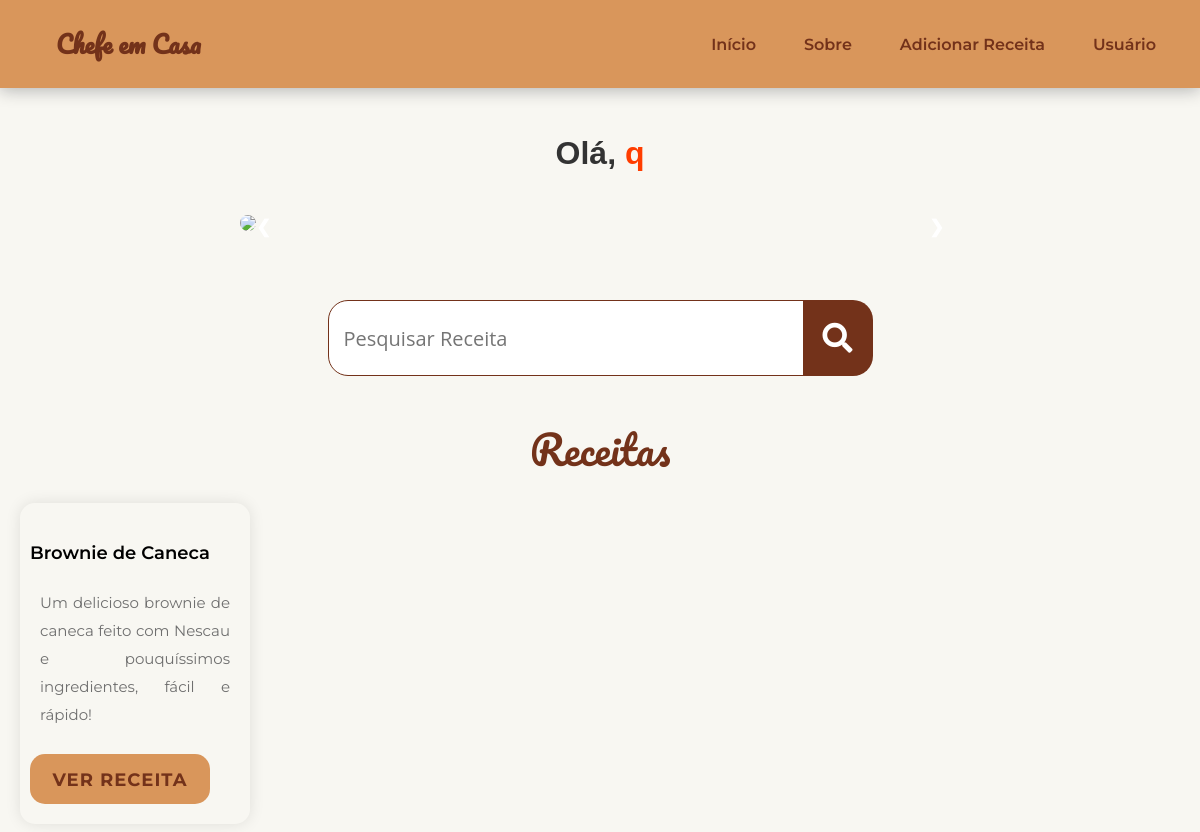
/TCC/indexLogado.php (signed in), run on the app's committed database.
### tables this page shows
CREATE TABLE `products` (
  `id` int(255) NOT NULL,
  `user_id` int(11) DEFAULT NULL,
  `name` varchar(255) NOT NULL,
  `ingredientes` text NOT NULL,
  `preparo` text NOT NULL,
  `obs` text NOT NULL,
  `image` varchar(255) NOT NULL
);

### TCC/indexLogado.php (the view, shortened to what this page needs)
<?php
    @include 'configproduto.php';
    $logado = $_SESSION['usuario'];
    $query = "SELECT id FROM usuarios WHERE usuario = '$logado'";
    $result = mysqli_query($conn, $query);
    if ($result && mysqli_num_rows($result) > 0) {
        $row = mysqli_fetch_assoc($result);
        $user_id = $row['id'];
    } else {
        header('Location: login/login.php');
        exit();
    }
?>
<!DOCTYPE html>
<html lang="pt-br">
<head>
   <link href="https://cdn.jsdelivr.net/npm/remixicon@3.2.0/fonts/remixicon.css" rel="stylesheet">
   <link rel="stylesheet" href="https://cdnjs.cloudflare.com/ajax/libs/font-awesome/5.15.4/css/all.min.css">
   <link rel="stylesheet" href="index.css">
</head>
<body>
   <header class="header">
      <nav class="nav container">
         <div class="nav__data">
            <a href="index.php" class="nav__logo">
                <span class="icon-text">Chefe em Casa</span>
            </a>
         </div>
         <div class="nav__menu" id="nav-menu">
            <ul class="nav__list">
               <li><a href="sistema.php?id=<?php echo $user_id; ?>" class="nav__link">Início</a></li>
               <li><a href="sobre/sobre-logado.php" class="nav__link">Sobre</a></li>
               <li><a href="adicionar-receita/admin_page.php?id=<?php echo $user_id; ?>" class="nav__link">Adicionar Receita</a></li>
               <li class="dropdown__item">
                  <div class="nav__link">Usuário <i class="ri-arrow-down-s-line dropdown__arrow"></i></div>
               </li>
            </ul>
         </div>
      </nav>
   </header>
   <br>
   <br>
   <br>
   <br>
   <br>
   <div class="bem_vindo">
    <?php
    $nome_usuario = htmlspecialchars($logado);
    echo "<h1>Olá, <span>$nome_usuario</span></h1>";
    ?>
</div>
   <div class="slideshow-container">
      <div class="mySlides fade">
          <img src="carrosel/1.png" style="width: 100%;">
      </div>
      <a class="prev" onclick="plusSlides(-1)">&#10094;</a>
      <a class="next" onclick="plusSlides(1)">&#10095;</a>
  </div>
  <br>
  <div class="search-container">
   <input type="search" placeholder="Pesquisar Receita" id="pesquisar">
   <button onclick="searchData()" class="search-button"><i class="fas fa-search"></i></button>
 </div>
  <br>
  <br>
  <div class="receita-div">
   <span class="receita-text">Receitas</span>
  </div>
  <br>
  <div class="receitas">
  <?php
  if(!empty($_GET['search']))
  {
    $data = $_GET['search'];
    $select_products = mysqli_query($conn, "SELECT * FROM `products` WHERE `name` LIKE '%$data%'");
    if(mysqli_num_rows($select_products) > 0){
        while($fetch_product = mysqli_fetch_assoc($select_products)){
  ?>
        <div class="food-items">
            <div class="imagem-receita">
                <img src="uploaded_img/<?php echo $fetch_product['image']; ?>" alt=""></img>
            </div>
                <div class="details">
                    <div class="details-sub">
                        <h5><?php echo $fetch_product['name']; ?></h5>
                    </div>
                    <div class="obs"><?php $obs = $fetch_product['obs']; echo (strlen($obs) > 255) ? substr($obs, 0, 255) . '...' : $obs; ?></div>
                    <input type="hidden" name="product_name" value="<?php echo $fetch_product['name']; ?>">
                    <input type="hidden" name="product_obs" value="<?php echo $fetch_product['obs']; ?>">
                    <input type="hidden" name="product_image" value="<?php echo $fetch_product['image']; ?>">
                    <a href="receita/receitalogado.php?id=<?php echo $fetch_product['id']; ?>" class="btn">Ver Receita</a>
                </div>
        </div>
  <?php
        };
    };
  }
  else
  {
    $select_products = mysqli_query($conn, "SELECT * FROM `products`");
    if(mysqli_num_rows($select_products) > 0){
        while($fetch_product = mysqli_fetch_assoc($select_products)){
  ?>
        <div class="food-items">
            <div class="imagem-receita">
            </div>
                <div class="details">
                    <div class="details-sub">
                        <h5><?php echo $fetch_product['name']; ?></h5>
                    </div>
                    <div class="obs"><?php $obs = $fetch_product['obs']; echo (strlen($obs) > 255) ? substr($obs, 0, 255) . '...' : $obs; ?></div>
                    <a href="receita/receitalogado.php?id=<?php echo $fetch_product['id']; ?>" class="btn">Ver Receita</a>
                </div>
        </div>
  <?php
        };
    };
  }
      ?>
  </div>
   <br>
</body>
</html>

### data on the page
products: name "Brownie de Caneca", obs "Um delicioso brownie de caneca feito com Nescau e pouquíssimos ingredientes, fácil e rápido!"

### other printed values
$nome_usuario "q"
